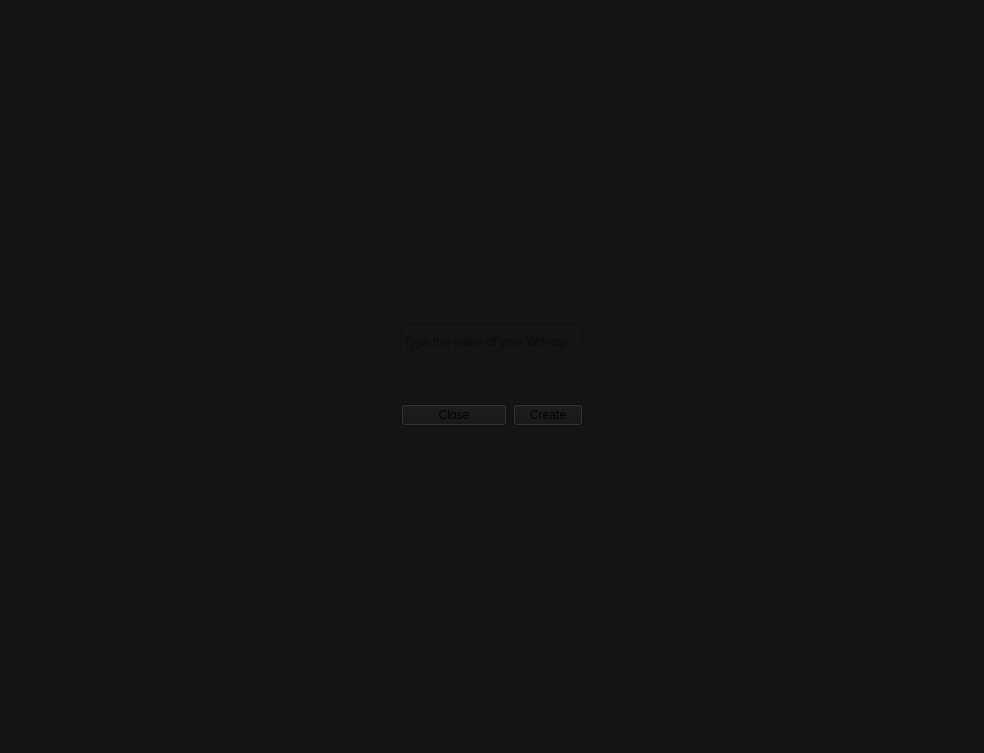
<?xml version="1.0" encoding="UTF-8"?>
<ui version="4.0">
 <class>Form</class>
 <widget class="QWidget" name="Form">
  <property name="geometry">
   <rect>
    <x>0</x>
    <y>0</y>
    <width>984</width>
    <height>753</height>
   </rect>
  </property>
  <property name="sizePolicy">
   <sizepolicy hsizetype="Expanding" vsizetype="Expanding">
    <horstretch>0</horstretch>
    <verstretch>0</verstretch>
   </sizepolicy>
  </property>
  <property name="focusPolicy">
   <enum>Qt::StrongFocus</enum>
  </property>
  <property name="windowTitle">
   <string>Form</string>
  </property>
  <property name="styleSheet">
   <string notr="true">QWidget {background-color: rgb(20, 20, 20);}
QLineEdit {
border: 1px solid: grey;
border-radius: 3px;
selection-color: yellow;
selection-background-color: blue;
}
QPushButton {
font: 570 10pt &quot;Consolas&quot;;
color: 	rgb(190, 190, 190);
padding: 5 5 5 5;
margin: 0 0 -1 0;
}
QPushButton:hover {
			color: white;
        }
QPushButton:checked  {
		border: 0px;
		border-radius: 0px;
		border-bottom: 5px solid  rgb(63, 101, 255);
		color: white;
}
QPushButton:unchecked  {
		border: 0px;
		background-color: transparent;
		color: 	rgb(171, 171, 171);
}
QToolTip{ 
		font: 12pt;
		color: rgb(100, 100, 100);
}</string>
  </property>
  <layout class="QGridLayout" name="gridLayout">
   <property name="leftMargin">
    <number>0</number>
   </property>
   <property name="topMargin">
    <number>0</number>
   </property>
   <property name="rightMargin">
    <number>0</number>
   </property>
   <property name="bottomMargin">
    <number>0</number>
   </property>
   <item row="0" column="0">
    <widget class="QWidget" name="widget" native="true">
     <property name="sizePolicy">
      <sizepolicy hsizetype="Expanding" vsizetype="Expanding">
       <horstretch>0</horstretch>
       <verstretch>0</verstretch>
      </sizepolicy>
     </property>
     <property name="maximumSize">
      <size>
       <width>16777215</width>
       <height>16777215</height>
      </size>
     </property>
     <property name="focusPolicy">
      <enum>Qt::StrongFocus</enum>
     </property>
     <layout class="QGridLayout" name="gridLayout_3">
      <item row="1" column="0">
       <widget class="QWidget" name="widget_2" native="true">
        <property name="maximumSize">
         <size>
          <width>200</width>
          <height>200</height>
         </size>
        </property>
        <property name="focusPolicy">
         <enum>Qt::StrongFocus</enum>
        </property>
        <property name="contextMenuPolicy">
         <enum>Qt::DefaultContextMenu</enum>
        </property>
        <layout class="QGridLayout" name="gridLayout_2">
         <item row="1" column="1">
          <widget class="QPushButton" name="closeButton">
           <property name="text">
            <string>Close</string>
           </property>
          </widget>
         </item>
         <item row="1" column="2">
          <widget class="QPushButton" name="createWSButton">
           <property name="maximumSize">
            <size>
             <width>70</width>
             <height>30</height>
            </size>
           </property>
           <property name="cursor">
            <cursorShape>PointingHandCursor</cursorShape>
           </property>
           <property name="styleSheet">
            <string notr="true"/>
           </property>
           <property name="text">
            <string>Create</string>
           </property>
          </widget>
         </item>
         <item row="0" column="1" colspan="2">
          <widget class="QLineEdit" name="lineEdit">
           <property name="minimumSize">
            <size>
             <width>0</width>
             <height>35</height>
            </size>
           </property>
           <property name="focusPolicy">
            <enum>Qt::StrongFocus</enum>
           </property>
           <property name="styleSheet">
            <string notr="true">QLabel {
	font: 700 11pt &quot;Consolas&quot;;
	color: white;
}</string>
           </property>
           <property name="placeholderText">
            <string>Type the name of your Workspace</string>
           </property>
          </widget>
         </item>
        </layout>
       </widget>
      </item>
     </layout>
    </widget>
   </item>
  </layout>
  <action name="actioncreate_on_enter">
   <property name="text">
    <string>create_on_enter</string>
   </property>
   <property name="shortcut">
    <string>Return</string>
   </property>
  </action>
 </widget>
 <resources/>
 <connections/>
 <slots>
  <slot>createNewWorkspaceHandler()</slot>
 </slots>
</ui>
